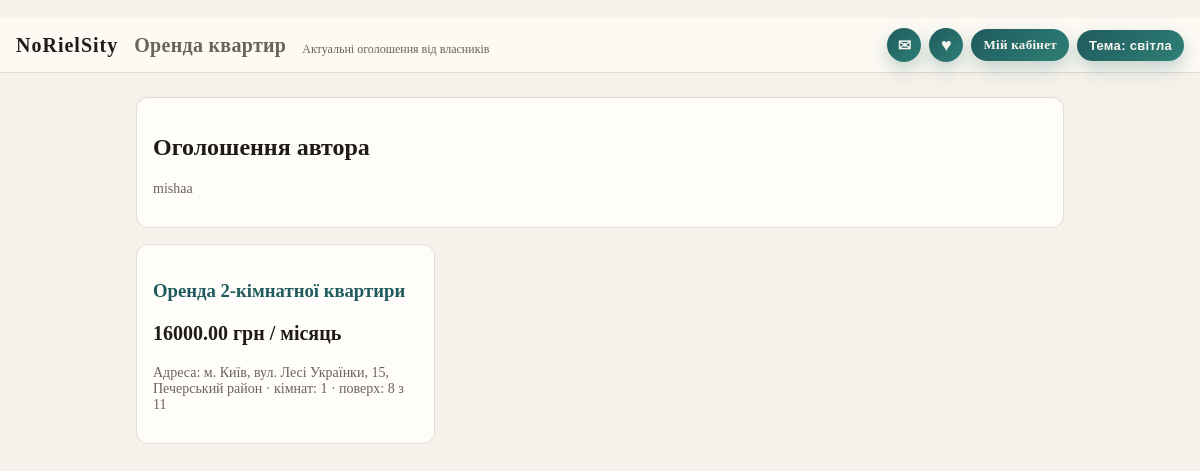
/author/8/, run on the app's committed database.
### listings/models.py (models this page shows, shortened)
class Listing(models.Model):
    HEATING_INDIVIDUAL = "individual"
    HEATING_CENTRAL = "central"
    HEATING_BUILDING = "building"
    HEATING_OTHER = "other"
    PETS_ALLOWED = "allowed"
    PETS_CATS = "cats_only"
    PETS_NOT_ALLOWED = "not_allowed"
    PETS_NEGOTIABLE = "negotiable"
    HEATING_CHOICES = [
        (HEATING_INDIVIDUAL, "Індивідуальне"),
        (HEATING_CENTRAL, "Централізоване"),
        (HEATING_BUILDING, "Будинкове"),
        (HEATING_OTHER, "Інше"),
    ]
    PETS_CHOICES = [
        (PETS_ALLOWED, "Можна з тваринами"),
        (PETS_CATS, "Можна з котами"),
        (PETS_NOT_ALLOWED, "Не можна"),
        (PETS_NEGOTIABLE, "По домовленості"),
    ]
    ROOMS_1 = "1"
    ROOMS_2 = "2"
    ROOMS_3 = "3"
    ROOMS_4_PLUS = "4+"
    ROOMS_CHOICES = [
        (ROOMS_1, "1"),
        (ROOMS_2, "2"),
        (ROOMS_3, "3"),
        (ROOMS_4_PLUS, "4+"),
    ]
    STATUS_DRAFT = "draft"
    STATUS_PUBLISHED = "published"
    STATUS_ARCHIVED = "archived"
    STATUS_BLOCKED = "blocked"
    STATUS_CHOICES = [
        (STATUS_DRAFT, "Чернетка"),
        (STATUS_PUBLISHED, "Опубліковано"),
        (STATUS_ARCHIVED, "Архів"),
        (STATUS_BLOCKED, "Заблоковано"),
    ]
    owner = models.ForeignKey(
        settings.AUTH_USER_MODEL,
        on_delete=models.CASCADE,
        related_name="listings",
        null=True,
        blank=True,
    )
    title = models.CharField(max_length=120)
    address = models.CharField(max_length=255)
    price_per_month = models.DecimalField(max_digits=10, decimal_places=2)
    floor = models.PositiveSmallIntegerField(null=True, blank=True)
    total_floors = models.PositiveSmallIntegerField(null=True, blank=True)
    heating = models.CharField(max_length=20, choices=HEATING_CHOICES, blank=True)
    pets = models.CharField(max_length=20, choices=PETS_CHOICES, blank=True)
    rooms = models.CharField(max_length=2, choices=ROOMS_CHOICES)
    area_sqm = models.DecimalField(max_digits=7, decimal_places=2, null=True, blank=True)
    description = models.TextField(blank=True)
    photo = models.ImageField(upload_to="listing_photos/", blank=True)
    contact_name = models.CharField(max_length=120)
    contact_phone = models.CharField(max_length=50, blank=True)
    contact_email = models.EmailField(blank=True)
    status = models.CharField(
        max_length=20, choices=STATUS_CHOICES, default=STATUS_PUBLISHED
    )
    views_count = models.PositiveIntegerField(default=0)
    is_active = models.BooleanField(default=True)
    created_at = models.DateTimeField(auto_now_add=True)
    updated_at = models.DateTimeField(auto_now=True)
    class Meta:
        ordering = ["-created_at"]

### listings/views.py (the view)
# urls.py: path("author/<int:user_id>/", views.author_listings, name="author_listings"),
def author_listings(request, user_id: int):
    User = get_user_model()
    author = get_object_or_404(User, pk=user_id)
    listings = Listing.objects.filter(
        owner=author, is_active=True, status=Listing.STATUS_PUBLISHED
    )
    return render(
        request,
        "listings/author_listings.html",
        {"author": author, "listings": listings},
    )

### listings/context_processors.py (called while the page is built, shortened)
def favorites_count(request):
    return {
        "favorites_count": 0,
        "unread_messages_count": 0,
        "latest_received_message_id": 0,
    }

### listings/templates/listings/author_listings.html (shortened to what this page needs)
{% extends "listings/base.html" %}
{% block content %}
  <div class="card">
    <h2>Оголошення автора</h2>
    <p class="meta">
      {{ author.get_full_name|default:author.username }}
    </p>
  </div>
  {% if listings %}
    <div class="grid">
      {% for listing in listings %}
        <article class="card">
          <h3>
            <a href="{% url 'listings:listing_detail' listing.pk %}">
              {{ listing.title }}
            </a>
          </h3>
          <p class="price">{{ listing.price_per_month }} грн / місяць</p>
          <p class="meta">
            {{ listing.address }} · кімнат: {{ listing.get_rooms_display }}
            {% if listing.floor %}
              · поверх: {{ listing.floor }}{% if listing.total_floors %} з {{ listing.total_floors }}{% endif %}
            {% endif %}
          </p>
        </article>
      {% endfor %}
    </div>
  {% else %}
    <p>Поки немає активних оголошень.</p>
  {% endif %}
{% endblock %}

### listings/templates/listings/base.html (style rules this page uses)
:root { color-scheme: light; --bg: #f6f2eb; --ink: #1e1b16; --accent: #1f5b5e; --muted: #6b6258; --card: #fffdf9; --border: #e2ddd4; --surface: #fdfaf4; }
html, body { margin: 0 !important; padding: 0 !important; font-family: "Georgia", "Times New Roman", serif; background: var(--bg); color: var(--ink); }
*, *::before, *::after { box-sizing: border-box; }
html { background: var(--bg); }
.card { background: var(--card); border: 1px solid var(--border); border-radius: 12px; padding: 16px; margin-bottom: 16px; }
a { color: var(--accent); text-decoration: none; }
.price { font-size: 20px; font-weight: 700; }
.meta { color: var(--muted); font-size: 14px; }
.grid { display: grid; gap: 16px; }
@media (min-width: 900px) { .grid { grid-template-columns: repeat(3, 1fr); } }

### data on the page
Listing: title "Оренда 2-кімнатної квартири", price_per_month "16000.00", address "Адреса: м. Київ, вул. Лесі Українки, 15, Печерський район", rooms "1", floor "8", total_floors "11"

### other printed values
{{ author.get_full_name|default:author.username }} "mishaa"
